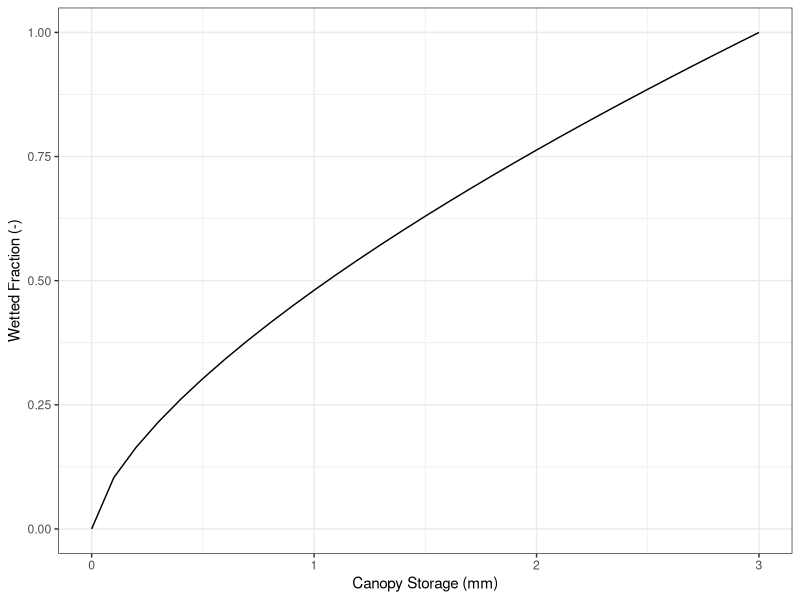
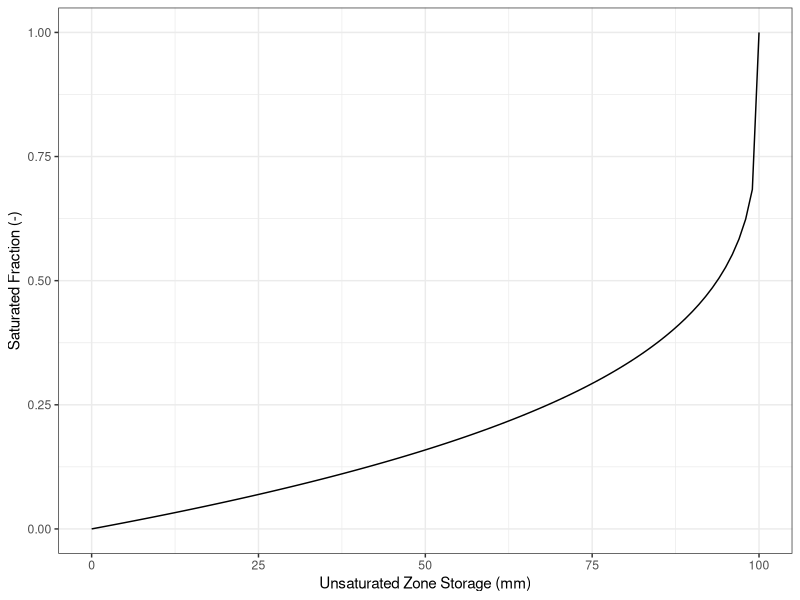
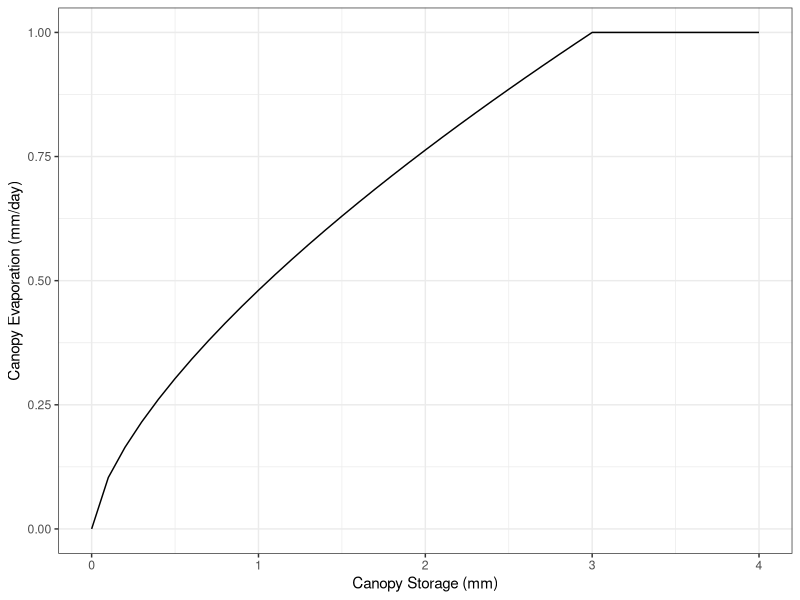
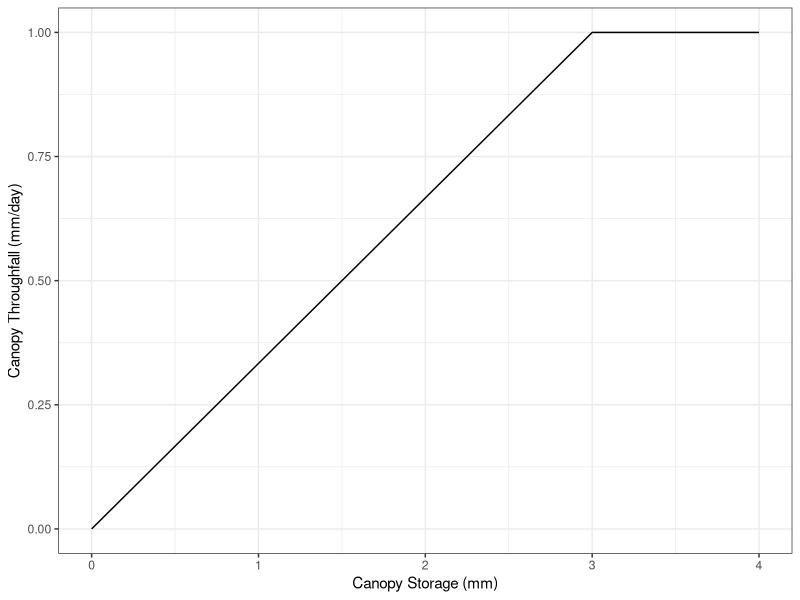
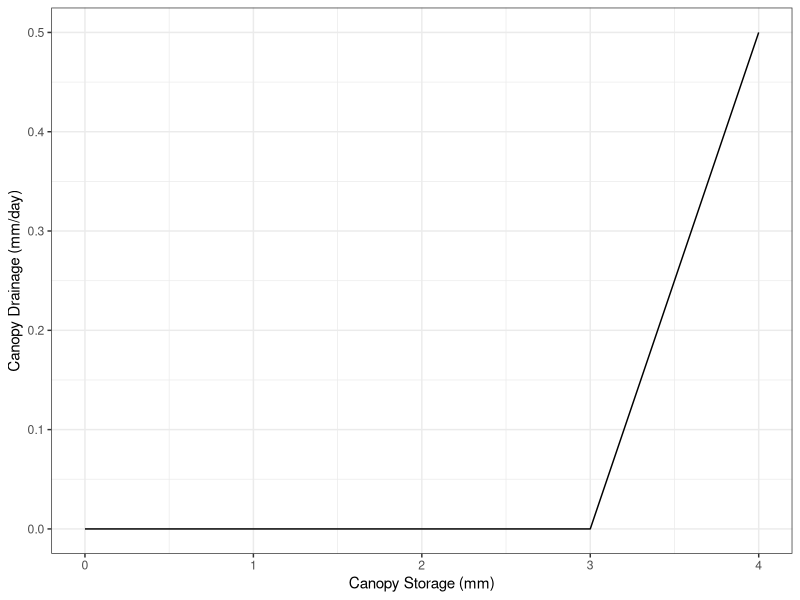
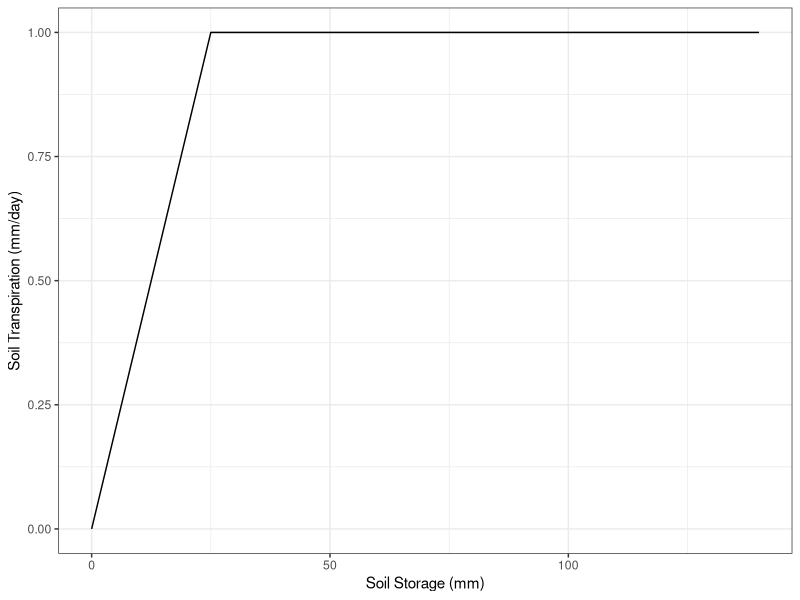
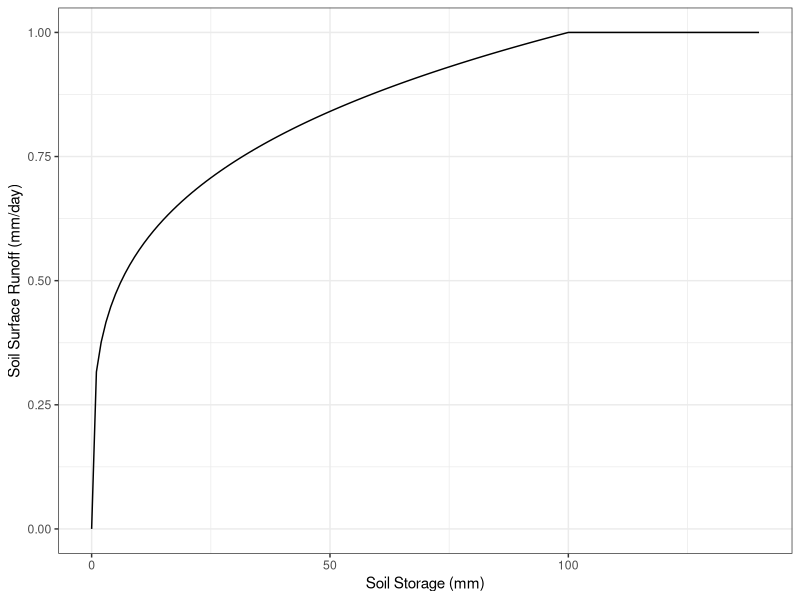
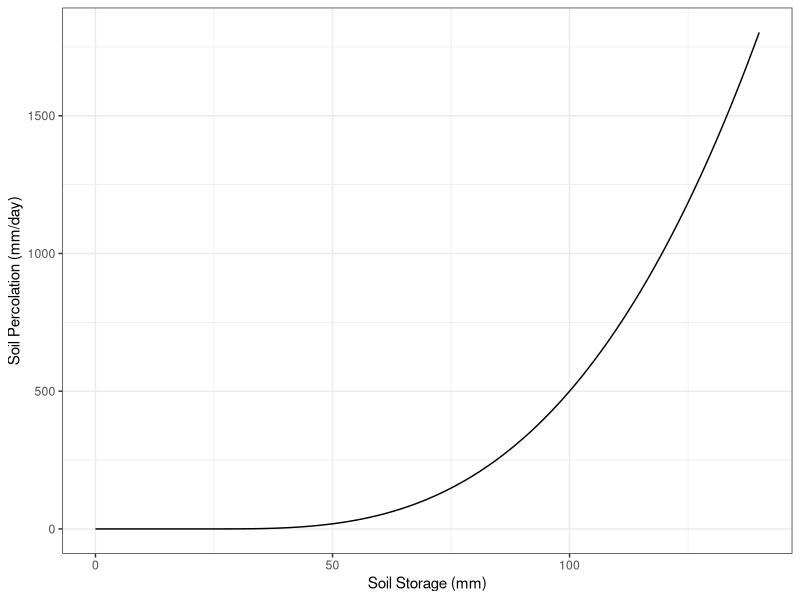

Reproduce these figures in R, in order.
## ---- chunk 1
#| include: false
library(tidyverse)
## ---- chunk 2
nonLinearityWetFrac <- 2/3 # Non-linearity in the wetted fraction of the canopy (-)
canopyInterceptionCapacity <- 3.00 # Maximum non-drainable interception storage (mm)
canopyDrainageConstant <- 0.50 # Canopy drainage coefficient (day-1)
fieldCapacity <- 25.00 # Field capacity (mm)
unsatMaxStorage <- 100.00 # Maximum storage in the unsaturated zone (mm)
nonLinearityVarSourceArea <- 0.25 # Non-linearity in the variable source area (-)
maxPerc <- 500.00 # Maximum percolation rate (mm day-1)
nonLinearityPerc <- 3.00 # Percolation non-linearity (-)
runoffCoefSatZone <- 0.10 # Runoff coefficient for the saturated zone (day-1)
## ---- chunk 3
wetFrac <- function(canopyInterception){
  if (canopyInterception <= canopyInterceptionCapacity) {
    wetFracOut <- (canopyInterception/canopyInterceptionCapacity)^nonLinearityWetFrac
  }
  else {
    wetFracOut <- 1
  }
  return(wetFracOut)
}
## ---- chunk 4
satFrac <- function(unsatStorage){
  if (unsatStorage < unsatMaxStorage) {
    satFracOut <- 1-(1-(unsatStorage/unsatMaxStorage))^nonLinearityVarSourceArea
  }
  else {
    satFracOut <- 1
  }
  return(satFracOut)
}
## ---- chunk 5
wet_df <- data.frame(
  canopy_storage = seq(0, 3, by = 0.1)
)

wet_df$wet_frac <- sapply(wet_df$canopy_storage, wetFrac)
## ---- chunk 6
sat_df <- data.frame(
  unsat_zone_storage = seq(0, 100, by = 1)
)

sat_df$sat_frac <- sapply(sat_df$unsat_zone_storage, satFrac)
## ---- chunk 7
#| label: "fig-q-1"
#| layout-ncol: 2
#| fig-width: 4
#| fig-height: 4
#| fig-subcap: 
#| - " "
#| - " "
#| fig-cap: Diagnostic variables used in the flux calculations

ggplot(wet_df, aes(canopy_storage, wet_frac)) + 
  geom_line() +
  xlab('Canopy Storage (mm)') +
  ylab('Wetted Fraction (-)') +
  theme_bw()

ggplot(sat_df, aes(unsat_zone_storage, sat_frac)) + 
  geom_line() +
  xlab('Unsaturated Zone Storage (mm)') +
  ylab('Saturated Fraction (-)') +
  theme_bw()
## ---- chunk 8
interceptEvap <- function(potentialEvap, wetFrac){
  return(potentialEvap*wetFrac)
}
## ---- chunk 9
canopyThroughfall <- function(precipInc, canopyInterception){
  if (canopyInterception < canopyInterceptionCapacity) {
    canopyThroughfall <- precipInc*(canopyInterception/canopyInterceptionCapacity)
  }
  else {
    canopyThroughfall <- precipInc
  }
  return(canopyThroughfall)
}
## ---- chunk 10
canopyDrainage <- function(precipInc, canopyInterception){
  if (canopyInterception < canopyInterceptionCapacity) {
    canopyDrainageOut <- 0
  }
  else {
    canopyDrainageOut <- canopyDrainageConstant * (canopyInterception - canopyInterceptionCapacity) 
  }
  return(canopyDrainageOut)
}
## ---- chunk 11
unsatZoneEvap <- function(unsatStorage, potentialEvap, wetFrac){
  if (unsatStorage < fieldCapacity) {
    unsatZoneEvapOut <- potentialEvap*(unsatStorage/fieldCapacity)*(1-wetFrac)
  }
  else {
    unsatZoneEvapOut <- potentialEvap*(1-wetFrac)
  }
  return(unsatZoneEvapOut)
}
## ---- chunk 12
overlandFlow <- function(precipExcess, satFrac){
  overlandFlowOut <- precipExcess*satFrac
}
## ---- chunk 13
percolation <- function(unsatStorage){
  if (unsatStorage < fieldCapacity) {
    percolationOut <- 0
  }
  else {
    percolationOut <- maxPerc * ((unsatStorage-fieldCapacity)/(unsatMaxStorage-fieldCapacity))^nonLinearityPerc
  }
  return(percolationOut)
}
## ---- chunk 14
satFrac <- function(unsatStorage){
  if (unsatStorage < unsatMaxStorage) {
    satFracOut <- 1 - (1-(unsatStorage/unsatMaxStorage)^nonLinearityVarSourceArea)
  }
  else {
    satFracOut <- 1
  }
  return(satFracOut)
}
## ---- chunk 15
baseflow <- function(satStorage){
  return(satStorage*runoffCoefSatZone)
}
## ---- chunk 16
precip_inc <- 1 # mm day-1
pot_et <- 1 # mm day-1
## ---- chunk 17
canopy_df <- data.frame(
  canopy_storage = seq(0, 4, 0.1)
)

canopy_df$wet_frac <- sapply(canopy_df$canopy_storage, wetFrac)

canopy_df$canopy_evap <- interceptEvap(potentialEvap = pot_et, wetFrac = canopy_df$wet_frac)

canopy_df$canopy_throughfall <- mapply(canopyThroughfall, precip_inc, canopy_df$canopy_storage)

canopy_df$canopy_drainage <- mapply(canopyDrainage, precip_inc, canopy_df$canopy_storage)


## ---- chunk 18
soil_df <- data.frame(
  soil_storage = seq(0, 140, 1)
)

soil_df$soil_evap <- mapply(unsatZoneEvap, 
                            unsatStorage = soil_df$soil_storage,
                            potentialEvap = pot_et,
                            wetFrac = 0
                            )

soil_df$sat_frac <- mapply(satFrac, 
                            unsatStorage = soil_df$soil_storage
                            )

soil_df$soil_runoff <- mapply(overlandFlow, 
                            precipExcess = precip_inc,
                            satFrac = soil_df$sat_frac
                            )

soil_df$soil_percolation <- mapply(percolation, 
                            unsatStorage = soil_df$soil_storage
                            )

soil_df$soil_baseflow <- mapply(baseflow, 
                            satStorage = soil_df$soil_storage
                            )

## ---- chunk 19
#| label: "fig-q-2"
#| layout-ncol: 3
#| layout-nrow: 4
#| fig-width: 3
#| fig-height: 3
#| fig-subcap: 
#| - " "
#| - " "
#| - " "
#| - " "
#| - " "
#| - " "
#| fig-cap: Diagnostic variables used in the flux calculations

ggplot(canopy_df, aes(canopy_storage, canopy_evap)) + 
  geom_line() +
  xlab('Canopy Storage (mm)') +
  ylab('Canopy Evaporation (mm/day)') +
  theme_bw()

ggplot(canopy_df, aes(canopy_storage, canopy_throughfall)) + 
  geom_line() +
  xlab('Canopy Storage (mm)') +
  ylab('Canopy Throughfall (mm/day)') +
  theme_bw()

ggplot(canopy_df, aes(canopy_storage, canopy_drainage)) + 
  geom_line() +
  xlab('Canopy Storage (mm)') +
  ylab('Canopy Drainage (mm/day)') +
  theme_bw()

ggplot(soil_df, aes(soil_storage, soil_evap)) + 
  geom_line() +
  xlab('Soil Storage (mm)') +
  ylab('Soil Transpiration (mm/day)') +
  theme_bw()

ggplot(soil_df, aes(soil_storage, soil_runoff)) + 
  geom_line() +
  xlab('Soil Storage (mm)') +
  ylab('Soil Surface Runoff (mm/day)') +
  theme_bw()

ggplot(soil_df, aes(soil_storage, soil_percolation)) + 
  geom_line() +
  xlab('Soil Storage (mm)') +
  ylab('Soil Percolation (mm/day)') +
  theme_bw()

ggplot(soil_df, aes(soil_storage, soil_baseflow)) + 
  geom_line() +
  xlab('Soil Storage (mm)') +
  ylab('Soil Baseflow (mm/day)') +
  theme_bw()
## ---- chunk 20
delCanopyStorage <- function(precipInc, canopyEvap, canopyThroughfall, canopyDrainage){
  delCanopyStorageOut <- precipInc - canopyEvap - canopyThroughfall - canopyDrainage
  
  return(delCanopyStorageOut)
}
## ---- chunk 21
# precipExcess is the effective precipitation flux, canopy throughfall plus canopy drainage (mm day)

delUnsatStorage <- function(precipExcess, unsatZoneEvap, overlandFlow, percolation){
  delUnsatStorageOut <- precipExcess - unsatZoneEvap - overlandFlow - percolation
  
  return(delUnsatStorageOut)
}
## ---- chunk 22
delSatStorage <- function(percolation, baseflow){
  delSatStorageOut <- percolation - baseflow
  
  return(delSatStorageOut)
}
## ---- chunk 23
daily_df <- data.frame(
  datetime = seq(as.POSIXct('2023-01-01'), as.POSIXct('2023-01-10'), by = 'day'),
  ppt = 100, # The precipitation flux: P = 100 mm day−1
  ppe = 100, # The effective precipitation flux: Pe = 100 mm day−1 .
  pet = 5 # The potential ET flux: Ep = 5 mm day−1
  )

hourly_df <- data.frame(
  datetime = seq(as.POSIXct('2023-01-01'), as.POSIXct('2023-01-11'), by = 'hour'),
  ppt = 100, # The precipitation flux: P = 100 mm day−1
  ppe = 100, # The effective precipitation flux: Pe = 100 mm day−1 .
  pet = 5 # The potential ET flux: Ep = 5 mm day−1
  )

five_min_df <- data.frame(
  datetime = seq(as.POSIXct('2023-01-01'), as.POSIXct('2023-01-11'), by = '5 min'),
  ppt = 100, # The precipitation flux: P = 100 mm day−1
  ppe = 100, # The effective precipitation flux: Pe = 100 mm day−1 .
  pet = 5 # The potential ET flux: Ep = 5 mm day−1
  )

## ---- chunk 24
runCanopyStorageEuler <- function(df, canopyStorageInit, delTime){
  
  # update the initial conditions for the canopy
  df$canopy_storage <- c(canopyStorageInit, rep(NA, nrow(df)-1))
  
  df$wet_frac <- NA
  df$canopy_evap <- NA
  df$canopy_throughfall <- NA
  df$canopy_drainage <- NA
 
  # set-up time loop
  for (i in 1:(nrow(df)-1)) {
    
  # calculate the fluxes     
  df$wet_frac[i] <- 
    wetFrac(canopyInterception = df$canopy_storage[i])
  
  df$canopy_evap[i] <- 
    interceptEvap(potentialEvap = df$pet[i], 
                  wetFrac = df$wet_frac[i])   
  
  df$canopy_throughfall[i] <- 
    canopyThroughfall(precipInc = df$ppt[i], 
                      canopyInterception = df$canopy_storage[i])
  
  df$canopy_drainage[i] <- 
    canopyDrainage(precipInc = df$ppt[i], 
                   canopyInterception = df$canopy_storage[i]) 
  
  # calculate the change in storage due to current fluxes
   del_canopy_storage <- delCanopyStorage(df$ppt[i],
                                          df$canopy_evap[i],
                                          df$canopy_throughfall[i],
                                          df$canopy_drainage[i]
                                          ) * delTime
  # calculate the state of the next time step (cannot be < 0)
  df$canopy_storage[i+1] <- max(c(df$canopy_storage[i] + del_canopy_storage, 0))
  }
  return(df)
}
## ---- chunk 25
canopy_storage_int <- 0 # the initial conditions of the canopy at time start (m)
## ---- chunk 26
delTime <- 1 # day

daily_df <- runCanopyStorageEuler(daily_df, canopy_storage_int, delTime)
## ---- chunk 27
delTime <- 1/24 # (day)

hourly_df <- runCanopyStorageEuler(hourly_df, canopy_storage_int, delTime)
## ---- chunk 28
delTime <- 5/1440 # (day)

five_min_df <- runCanopyStorageEuler(five_min_df, canopy_storage_int, delTime)
## ---- chunk 29
#| label: "fig-q-3"
#| layout-ncol: 3
#| fig-width: 3
#| fig-height: 3
#| fig-subcap: 
#| - "Daily"
#| - "Hourly"
#| - "5-min"
#| fig-cap: Diagnostic variables used in the flux calculations

ggplot(daily_df, aes(datetime, canopy_storage)) + 
  geom_line() +
  xlab('datetime') +
  ylab('Canopy Storage (mm)') +
  theme_bw()

ggplot(hourly_df, aes(datetime, canopy_storage)) + 
  geom_line() +
  xlab('datetime') +
  ylab('Canopy Storage (mm)') +
  theme_bw()

ggplot(five_min_df, aes(datetime, canopy_storage)) + 
  geom_line() +
  xlab('datetime') +
  ylab('Canopy Storage (mm)') +
  theme_bw()
## ---- chunk 30
runUnsatStorageEuler <- function(df, unsatStorageInit, delTime){
  # update the initial conditions for the unsaturated zone
  df$unsat_storage <- c(unsatStorageInit, rep(NA, nrow(df)-1))
  df$unsat_evap <- NA
  df$overland_flow <- NA
  df$percolation <- NA

  # set-up time loop
  for (i in 1:(nrow(df)-1)) {
    
  # calculate the fluxes     
  df$unsat_evap[i] <- 
    unsatZoneEvap(unsatStorage = df$unsat_storage[i],
                  potentialEvap = df$pet[i],
                  wetFrac = df$wet_frac[i])
  
  sat_frac_current <- 
    satFrac(unsatStorage = df$unsat_storage[i])  
  
  df$overland_flow[i] <- 
    overlandFlow(precipExcess = df$ppe[i], 
                 satFrac = sat_frac_current)   
  
  df$percolation[i] <- 
    percolation(unsatStorage = df$unsat_storage[i])
  
  # calculate the change in storage due to current fluxes
   del_unsat_storage <- delUnsatStorage(df$ppe[i],
                                          df$unsat_evap[i],
                                          df$overland_flow[i],
                                          df$percolation[i]
                                          ) * delTime
   
  # calculate the state of the next time step (cannot be < 0)
  df$unsat_storage[i+1] <- max(c(df$unsat_storage[i] + del_unsat_storage, 0))
  }
  
  # return the time series output
  return(df)
}
## ---- chunk 31

# the initial conditions of the canopy at time start (m)
unsat_storage_int <- 0 

# use a constant value of zero for the wet fraction to isolate 
# this control volume from the canopy

daily_df$wet_frac <- 0
hourly_df$wet_frac <- 0
five_min_df$wet_frac <- 0
## ---- chunk 32
delTime <- 1 # day

daily_df <- runUnsatStorageEuler(daily_df, unsat_storage_int, delTime)
## ---- chunk 33
delTime <- 1/24 # (day)

hourly_df <- runUnsatStorageEuler(hourly_df, unsat_storage_int, delTime)
## ---- chunk 34
delTime <- 5/1440 # (day)

five_min_df <- runUnsatStorageEuler(five_min_df, unsat_storage_int, delTime)
## ---- chunk 35
#| label: "fig-q-3"
#| layout-ncol: 3
#| fig-width: 3
#| fig-height: 3
#| fig-subcap: 
#| - "Daily"
#| - "Hourly"
#| - "5-min"
#| fig-cap: Diagnostic variables used in the flux calculations

ggplot(daily_df, aes(datetime, unsat_storage)) + 
  geom_line() +
  xlab('datetime') +
  ylab('Unsaturated Zone Storage (mm)') +
  theme_bw()

ggplot(hourly_df, aes(datetime, unsat_storage)) + 
  geom_line() +
  xlab('datetime') +
  ylab('Unsaturated Zone Storage (mm)') +
  theme_bw()

ggplot(five_min_df, aes(datetime, unsat_storage)) + 
  geom_line() +
  xlab('datetime') +
  ylab('Unsaturated Zone Storage (mm)') +
  theme_bw()
## ---- chunk 36
# update the parameters for maximum storage and field capacity

unsatMaxStorage <- 10 # Maximum storage in the unsaturated zone (mm)
fieldCapacity <- 2.5 # Field Capacity (mm)

# use a constant value of zero for the wet fraction to isolate 
# this control volume from the canopy

wet_frac_const <- 0
## ---- chunk 37
delTime <- 1 # day

daily_df <- runUnsatStorageEuler(daily_df, unsat_storage_int, delTime)
## ---- chunk 38
delTime <- 1/24 # (day)

hourly_df <- runUnsatStorageEuler(hourly_df, unsat_storage_int, delTime)
## ---- chunk 39
delTime <- 5/1440 # (day)

five_min_df <- runUnsatStorageEuler(five_min_df, unsat_storage_int, delTime)
## ---- chunk 40
#| label: "fig-q-3"
#| layout-ncol: 3
#| fig-width: 3
#| fig-height: 3
#| fig-subcap: 
#| - "Daily"
#| - "Hourly"
#| - "5-min"
#| fig-cap: Diagnostic variables used in the flux calculations

ggplot(daily_df, aes(datetime, unsat_storage)) + 
  geom_line() +
  xlab('datetime') +
  ylab('Canopy Storage (mm)') +
  theme_bw()

ggplot(hourly_df, aes(datetime, unsat_storage)) + 
  geom_line() +
  xlab('datetime') +
  ylab('Canopy Storage (mm)') +
  theme_bw()

ggplot(five_min_df, aes(datetime, unsat_storage)) + 
  geom_line() +
  xlab('datetime') +
  ylab('Canopy Storage (mm)') +
  theme_bw()
## ---- chunk 41
maxPrecipRate <- 100 # The maximum precipitation rate (mm day-1)

scalePrecipPeak <- 0.24 # A scale factor that affects the duration of the precipitation peak

precipPeak <- 2 # the time of the precipitation peak (days)
## ---- chunk 42
syntheticPrecip <- function(day, maxPrecipRate, precipPeak, scalePrecipPeak) {
  synthPrecipOut <- maxPrecipRate * exp(-((precipPeak-day)/scalePrecipPeak)^2)
  
  return(synthPrecipOut)
}
## ---- chunk 43
numeral_days <- seq(1, 10, by = 10/2881)



five_min_df <- data.frame(datetime = seq(as.POSIXct('2023-01-01'), 
                                      as.POSIXct('2023-01-11'), by = '5 min') )

five_min_df$fractional_day <- as.numeric(
  julian(five_min_df$datetime, 
         origin = as.POSIXct('2023-01-01'))
  )

five_min_df$ppt <- sapply(five_min_df$fractional_day, syntheticPrecip,
                            maxPrecipRate = maxPrecipRate,
                            precipPeak = precipPeak,
                            scalePrecipPeak = scalePrecipPeak)
## ---- chunk 44
ggplot(five_min_df, aes(datetime, ppt)) + 
  geom_line()+
  xlab(element_blank()) +
  ylab('Synthetic Precipitation (mm)') +
  theme_bw()
## ---- chunk 45
runSatStorageEuler <- function(df, satStorageInit, delTime){
  # update the initial conditions for the unsaturated zone
  df$sat_storage <- c(satStorageInit, rep(NA, nrow(df)-1))
  df$baseflow <- NA

  # set-up time loop
  for (i in 1:(nrow(df)-1)) {
    
  # calculate the fluxes     
  
  # percolation is already computed in the unsaturated zone so commented out here
  # df$percolation <- percolation(df$unsat_storage[i])  
    
  # baseflow is the only new flux we need to calculate here  
  df$baseflow[i] <- baseflow(df$sat_storage[i])
  
  # calculate the change in storage due to current fluxes
   del_sat_storage <- delSatStorage(df$percolation[i],
                                    df$baseflow[i]
                                    ) * delTime
   
  # calculate the state of the next time step (cannot be < 0)
  df$sat_storage[i+1] <- max(c(df$sat_storage[i] + del_sat_storage, 0))
  }
  
  # return the time series output
  return(df)
}
## ---- chunk 46
runCoupledModel <- function(df, 
                            canopyStorageInit, 
                            unsatStorageInit, 
                            satStorageInit, 
                            delTime){
  
  canopy_update <- runCanopyStorageEuler(df, 
                                         canopyStorageInit, 
                                         delTime)
  
  canopy_update$ppe <- canopy_update$canopy_throughfall + canopy_update$canopy_drainage
  
  unsat_update <- runUnsatStorageEuler(canopy_update, 
                                       unsatStorageInit, 
                                       delTime)
  
  model_out <- runSatStorageEuler(unsat_update, 
                                  satStorageInit, 
                                  delTime)
  
  return(model_out)
  
}
## ---- chunk 47
# the time interval is set to 5 minute
delTime <- 5/1440 # fraction of a day (day

# potential evaportaion is constant at 5 mm day-1
five_min_df$pet <- rep(5, nrow(five_min_df))

# initial conditions of the canopy 
canopy_storage_init <- 0 # initial storage in the canopy at model start (mm)

# initial conditions of the unsaturated zone
unsat_storage_init <- 10 # initial storage in the unsaturated zone at model start (mm)

# initial conditions of the saturated zone
sat_storage_init <- 1 # initial storage in the saturated zone at model start (mm)
## ---- chunk 48
model_out <- runCoupledModel(five_min_df, 
                             canopyStorageInit = canopy_storage_init,
                             unsatStorageInit = unsat_storage_init,
                             satStorageInit = sat_storage_init,
                             delTime = delTime)

model_out$total_runoff <- model_out$overland_flow + model_out$baseflow
## ---- chunk 49
ggplot(model_out, aes(datetime, canopy_storage)) +
  geom_line()+
  xlab(element_blank()) +
  ylab('Canopy Storage (mm)') +
  theme_bw()

ggplot(model_out, aes(datetime, unsat_storage)) +
  geom_line()+
  xlab(element_blank()) +
  ylab('Unsaturated Zone Storage (mm)') +
  theme_bw()

ggplot(model_out, aes(datetime, sat_storage)) +
  geom_line()+
  xlab(element_blank()) +
  ylab('Saturated Zone Storage (mm)') +
  theme_bw()

ggplot(model_out, aes(datetime, overland_flow+baseflow)) +
  geom_line()+
  xlab(element_blank()) +
  ylab('Runoff (mm)') +
  theme_bw()
